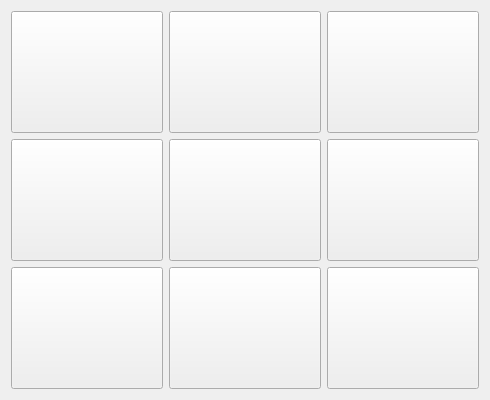
<?xml version="1.0" encoding="UTF-8"?>
<ui version="4.0">
 <class>Widget</class>
 <widget class="QWidget" name="Widget">
  <property name="geometry">
   <rect>
    <x>0</x>
    <y>0</y>
    <width>490</width>
    <height>400</height>
   </rect>
  </property>
  <property name="windowTitle">
   <string>Widget</string>
  </property>
  <property name="styleSheet">
   <string notr="true">black</string>
  </property>
  <layout class="QGridLayout" name="gridLayout_2">
   <item row="0" column="0">
    <layout class="QGridLayout" name="gridLayout">
     <item row="0" column="0">
      <widget class="QPushButton" name="pushButton">
       <property name="sizePolicy">
        <sizepolicy hsizetype="Preferred" vsizetype="Preferred">
         <horstretch>0</horstretch>
         <verstretch>0</verstretch>
        </sizepolicy>
       </property>
       <property name="text">
        <string/>
       </property>
      </widget>
     </item>
     <item row="1" column="1">
      <widget class="QPushButton" name="pushButton_5">
       <property name="sizePolicy">
        <sizepolicy hsizetype="Preferred" vsizetype="Preferred">
         <horstretch>0</horstretch>
         <verstretch>0</verstretch>
        </sizepolicy>
       </property>
       <property name="text">
        <string/>
       </property>
      </widget>
     </item>
     <item row="2" column="0">
      <widget class="QPushButton" name="pushButton_3">
       <property name="sizePolicy">
        <sizepolicy hsizetype="Preferred" vsizetype="Preferred">
         <horstretch>0</horstretch>
         <verstretch>0</verstretch>
        </sizepolicy>
       </property>
       <property name="text">
        <string/>
       </property>
      </widget>
     </item>
     <item row="0" column="1">
      <widget class="QPushButton" name="pushButton_4">
       <property name="sizePolicy">
        <sizepolicy hsizetype="Preferred" vsizetype="Preferred">
         <horstretch>0</horstretch>
         <verstretch>0</verstretch>
        </sizepolicy>
       </property>
       <property name="text">
        <string/>
       </property>
      </widget>
     </item>
     <item row="2" column="1">
      <widget class="QPushButton" name="pushButton_6">
       <property name="sizePolicy">
        <sizepolicy hsizetype="Preferred" vsizetype="Preferred">
         <horstretch>0</horstretch>
         <verstretch>0</verstretch>
        </sizepolicy>
       </property>
       <property name="text">
        <string/>
       </property>
      </widget>
     </item>
     <item row="1" column="0">
      <widget class="QPushButton" name="pushButton_2">
       <property name="sizePolicy">
        <sizepolicy hsizetype="Preferred" vsizetype="Preferred">
         <horstretch>0</horstretch>
         <verstretch>0</verstretch>
        </sizepolicy>
       </property>
       <property name="text">
        <string/>
       </property>
      </widget>
     </item>
     <item row="0" column="2">
      <widget class="QPushButton" name="pushButton_7">
       <property name="sizePolicy">
        <sizepolicy hsizetype="Preferred" vsizetype="Preferred">
         <horstretch>0</horstretch>
         <verstretch>0</verstretch>
        </sizepolicy>
       </property>
       <property name="text">
        <string/>
       </property>
      </widget>
     </item>
     <item row="1" column="2">
      <widget class="QPushButton" name="pushButton_8">
       <property name="sizePolicy">
        <sizepolicy hsizetype="Preferred" vsizetype="Preferred">
         <horstretch>0</horstretch>
         <verstretch>0</verstretch>
        </sizepolicy>
       </property>
       <property name="text">
        <string/>
       </property>
      </widget>
     </item>
     <item row="2" column="2">
      <widget class="QPushButton" name="pushButton_9">
       <property name="sizePolicy">
        <sizepolicy hsizetype="Preferred" vsizetype="Preferred">
         <horstretch>0</horstretch>
         <verstretch>0</verstretch>
        </sizepolicy>
       </property>
       <property name="text">
        <string/>
       </property>
      </widget>
     </item>
    </layout>
   </item>
  </layout>
 </widget>
 <resources/>
 <connections/>
</ui>
